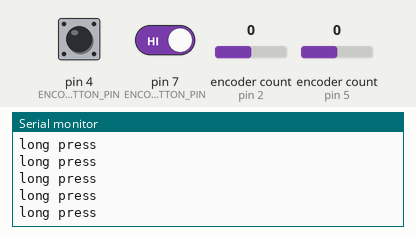
Recording of a sketch running on a simulated Arduino Uno, built with avr-gcc and run on an emulated ATmega328P. Shown: the last lines printed to the serial monitor. The inputs (shaded band) are chosen by the test bench; at power-on: encoder count (sensors on pin 2, pin 5) 0, pin 4 (ENCODER_1_BUTTON_PIN) HIGH, pin 7 (ENCODER_2_BUTTON_PIN) HIGH.

Above: at 1.2 s.
1.3 s: encoder count (sensor on pin 2) set to 1
At 2.5 s:
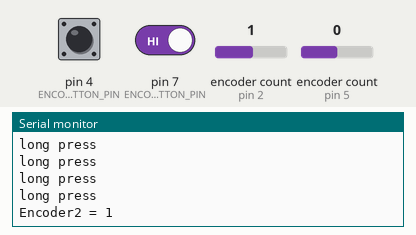
2.8 s: encoder count (sensor on pin 5) set to 1
At 3.6 s:
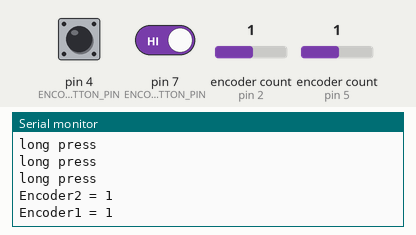
4.3 s: encoder count (sensor on pin 2) set to 2
At 4.7 s:
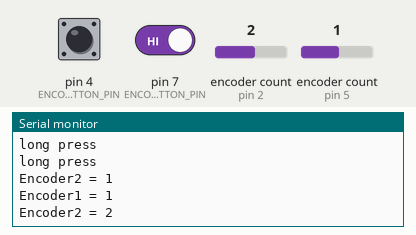
5.8 s: encoder count (sensor on pin 5) set to 2
At 7.0 s:
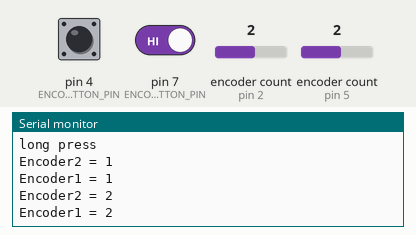
7.3 s: pin 4 (ENCODER_1_BUTTON_PIN) pulsed LOW 2 times (0.12 s each, 0.3 s apart)
At 8.5 s:
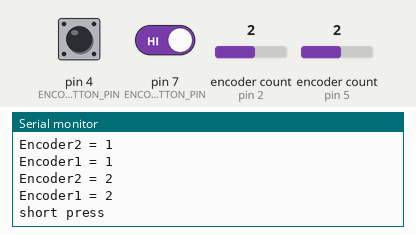

Measured:
- after the input at 1.3 s, the serial monitor: prints a new line at once (image 1)
- after the input at 2.8 s, the serial monitor: prints a new line at once (image 2)
- after the input at 4.3 s, the serial monitor: prints a new line at once (image 3)
- after the input at 5.8 s, the serial monitor: prints a new line at once (image 4)
- after the input at 7.3 s, the serial monitor: prints a new line after 0.31 s (image 5)

The sketch:

encoder_w_short_long_press.ino
```cpp
#include <Encoder.h>
#include <Bounce2.h>


#define ENCODER_1_A_PIN 5
#define ENCODER_1_B_PIN 3
#define ENCODER_1_BUTTON_PIN 4
#define ENCODER_2_A_PIN 2
#define ENCODER_2_B_PIN 8
#define ENCODER_2_BUTTON_PIN 7

//Setup encoders
Encoder encoder1(ENCODER_1_A_PIN, ENCODER_1_B_PIN);
Encoder encoder2(ENCODER_2_A_PIN, ENCODER_2_B_PIN);

//Setup debounce objects
Bounce debounced1 = Bounce();
Bounce debounced2 = Bounce();


//////////////// GLOBAL VARIABLES ////////////////
long oldPosition1 = 0;
long newPosition1 = 0;
long actPosition1 = 0;
long oldPosition2 = 0;
long newPosition2 = 0;
long actPosition2 = 0;

unsigned long button1LastMillis = 0;
unsigned long button1RoseMillis = 0;
unsigned long button1FellMillis = 0;
unsigned long button1Diff = 0;

unsigned long currentMillis = 0;


//////////////// FUNCTIONS ////////////////
void updateEncoders() {
  newPosition1 = encoder1.read();
  if (newPosition1 == oldPosition1 + 4) {
    actPosition1++;
    Serial.print("Encoder1 = ");
    Serial.println(actPosition1);
    oldPosition1 = newPosition1;
  }
  if (newPosition1 == oldPosition1 - 4) {
    actPosition1--;
    Serial.print("Encoder1 = ");
    Serial.println(actPosition1);
    oldPosition1 = newPosition1;
  }

  newPosition2 = encoder2.read();
  if (newPosition2 == oldPosition2 + 4) {
    actPosition2++;
    Serial.print("Encoder2 = ");
    Serial.println(actPosition2);
    oldPosition2 = newPosition2;
  }
  if (newPosition2 == oldPosition2 - 4) {
    actPosition2--;
    Serial.print("Encoder2 = ");
    Serial.println(actPosition2);
    oldPosition2 = newPosition2;
  }
}


//////////////// SETUP ////////////////
void setup() {
  Serial.begin(9600);
  Serial.println("booting");

  debounced1.attach(ENCODER_1_BUTTON_PIN);
  debounced1.interval(8);

  debounced2.attach(ENCODER_2_BUTTON_PIN);
  debounced2.interval(8);

  pinMode(ENCODER_1_BUTTON_PIN, INPUT_PULLUP);
  pinMode(ENCODER_2_BUTTON_PIN, INPUT_PULLUP);

}//end setup


//////////////// MAIN LOOP ////////////////
void loop() {
  currentMillis = millis();

  if (debounced1.rose()) {
    button1RoseMillis = currentMillis;
  }
  if (debounced1.fell()) {
    button1FellMillis = currentMillis;
    button1Diff = button1FellMillis - button1RoseMillis;
  }

  if ( button1Diff != 0 && button1Diff < 500) {
    Serial.println("short press");
    button1Diff = 0;
    button1RoseMillis = 0;
  }
  else if (button1RoseMillis + 1000 >= currentMillis-10 && button1RoseMillis + 1000 <= currentMillis+10 && digitalRead(ENCODER_1_BUTTON_PIN)) {
    Serial.println("long press");
    button1RoseMillis = 0;
  }

  updateEncoders();
  debounced1.update();
  debounced2.update();


}//end main loop
```
